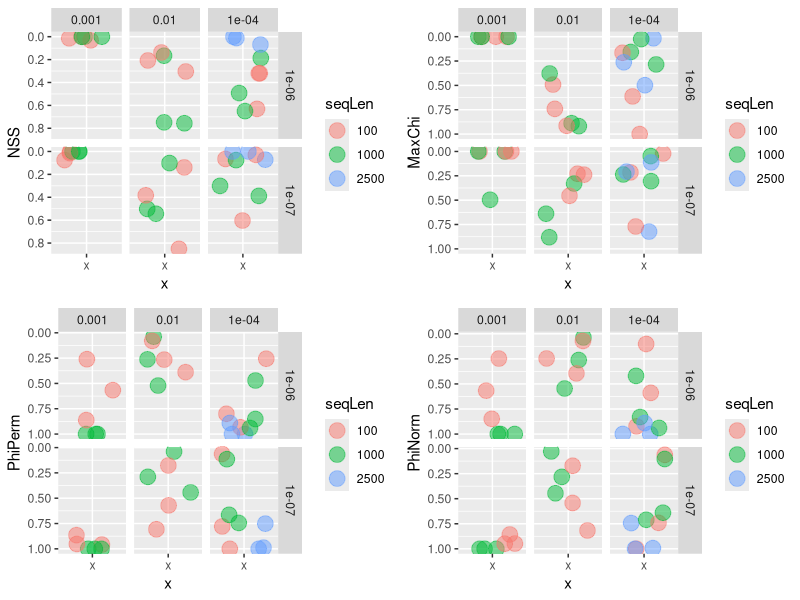

The R source for this figure:
#!/usr/local/bin Rscript

library(dplyr)
library(ggplot2)
library(gridExtra)
library(viridis)

#setwd("~/GitHub/rec-bench/")
x <- read.csv("out/phipack_s_stats.csv")
#x <- arrange(x, seqLen, rec, mut, rep)

# Set parameters as factors for plotting 
x[,1:5] <- sapply(x[,1:5], as.factor)

#try facet_wrap per thing
x$x <- "x" # add arbitrary column

p1 <- ggplot(data = x, aes(x, NSS)) +
  scale_y_reverse() +
  geom_jitter(aes(col = seqLen), size = 5, alpha = 0.5) +
  facet_grid(rows = vars(rec), cols = vars(mut))

p2 <- ggplot(data = x, aes(x, MaxChi)) +
  scale_y_reverse() +
  geom_jitter(aes(col = seqLen), size = 5, alpha = 0.5) +
  facet_grid(rows = vars(rec), cols = vars(mut))

p3 <- ggplot(data = x, aes(x, PhiPerm)) +
  scale_y_reverse() +
  geom_jitter(aes(col = seqLen), size = 5, alpha = 0.5) +
  facet_grid(rows = vars(rec), cols = vars(mut))

p4 <- ggplot(data = x, aes(x, PhiNorm)) +
  scale_y_reverse() +
  geom_jitter(aes(col = seqLen), size = 5, alpha = 0.5) +
  facet_grid(rows = vars(rec), cols = vars(mut))

# Plot to pdf
pdf("out/phipack.pdf")
grid.arrange(p1, p2, p3, p4)
dev.off()

rm(x, p1, p2, p3, p4)

print("Plotting to out/phipack.pdf")
# print("Writing to 'out/phipack_s_stats_sorted.csv'...")
# write.csv(x, "out/phipack_s_stats_sorted.csv")
